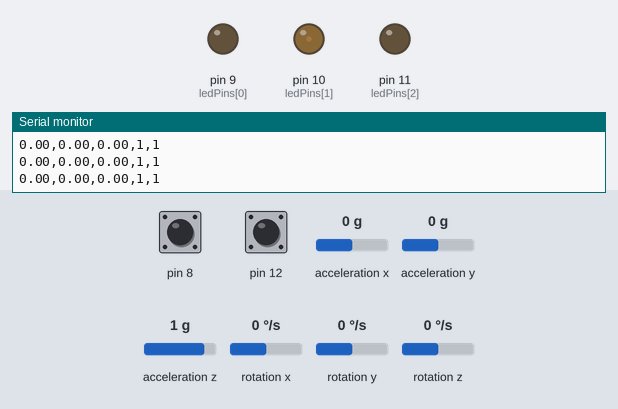
This sketch was run on a simulated Arduino Uno, built with avr-gcc and run on an emulated ATmega328P. Parts: output pins drawn as LEDs (lit = HIGH), the last lines printed to the serial monitor. The inputs (shaded band) are chosen by the test bench; at power-on: rotation x 0 °/s, rotation y 0 °/s, pin 8 HIGH, pin 12 HIGH, acceleration x 0 g, acceleration y 0 g, acceleration z 1 g, rotation z 0 °/s.

Above: at 1.2 s.
1.3 s: rotation x set to -192 °/s
At 1.67 s:
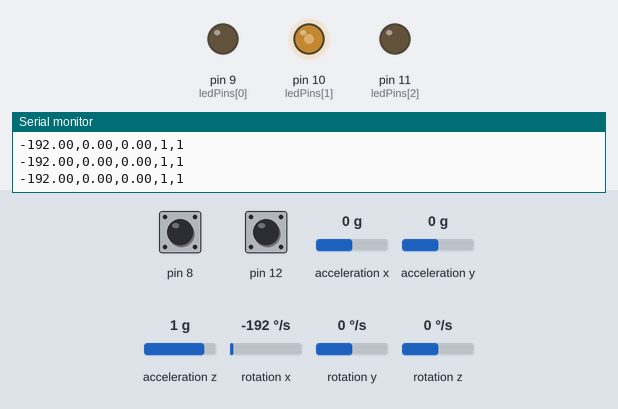
4.3 s: rotation y set to 100 °/s
At 5.35 s:
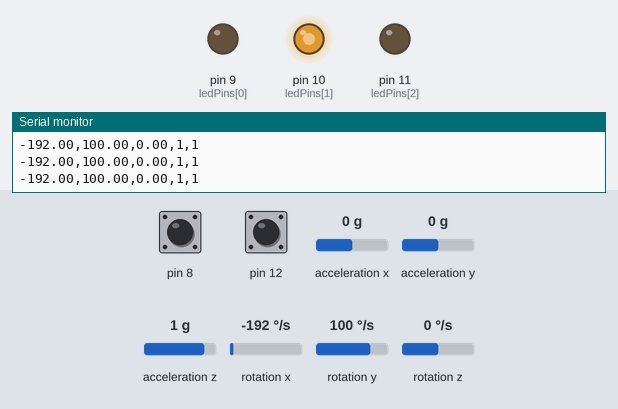
7.3 s: rotation y set to -1 °/s
At 7.51 s:
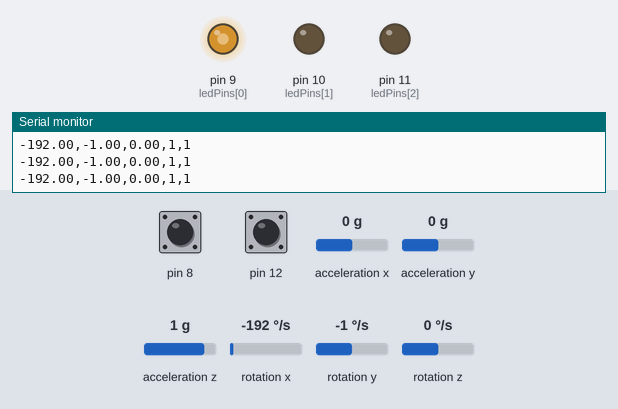
Timing chart, 0 to 16.3 s (numbered marks = the images above; inputs shaded):
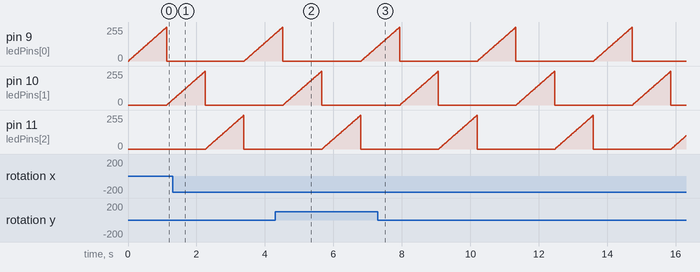

Measured:
- by itself, pin 9 (ledPins[0]), pin 10 (ledPins[1]), pin 11 (ledPins[2]): ramps from 0/255 to 252/255 and jumps back, once every 3.4 s

The sketch:

Version-2.ino
```cpp
#include <MPU6050.h>
#include <Wire.h>

MPU6050 my_mpu;
byte cur_led = 0;
byte writed = 0;
byte ledPins[] = {9, 10, 11}; // green[9], red[10], blue[11];

void setup() {
  Serial.begin(115200);
  Serial.println("BEGIN");
  while (!my_mpu.begin(MPU6050_SCALE_2000DPS, MPU6050_RANGE_2G)){
    Serial.print(".");
  }
  Serial.println();
  my_mpu.setGyroOffsetX(0);
  my_mpu.setGyroOffsetY(0);
  my_mpu.setGyroOffsetZ(0);

  my_mpu.calibrateGyro();
  my_mpu.setThreshold(3);

  pinMode(12, INPUT_PULLUP);
  pinMode(8, INPUT_PULLUP);
}

void loop() {
  Vector normGyro = my_mpu.readNormalizeGyro();
  Serial.print(normGyro.XAxis);
  Serial.print(",");
  Serial.print(normGyro.YAxis);
  Serial.print(",");
  Serial.print(normGyro.ZAxis);
  Serial.print(",");
  Serial.print(digitalRead(12));
  Serial.print(",");
  Serial.print(digitalRead(8));
  Serial.println();
  // LED WORK (DIM TO HIGH ANIMATION!)
  analogWrite(ledPins[cur_led], writed);
  if (writed == 255){
    writed = 0;
    analogWrite(ledPins[cur_led], 0);
    if (cur_led == 2){
      cur_led = 0;
    }
    else{
      cur_led+=1;
    }
  }
  writed += 3;
  delay(10);
}
```
